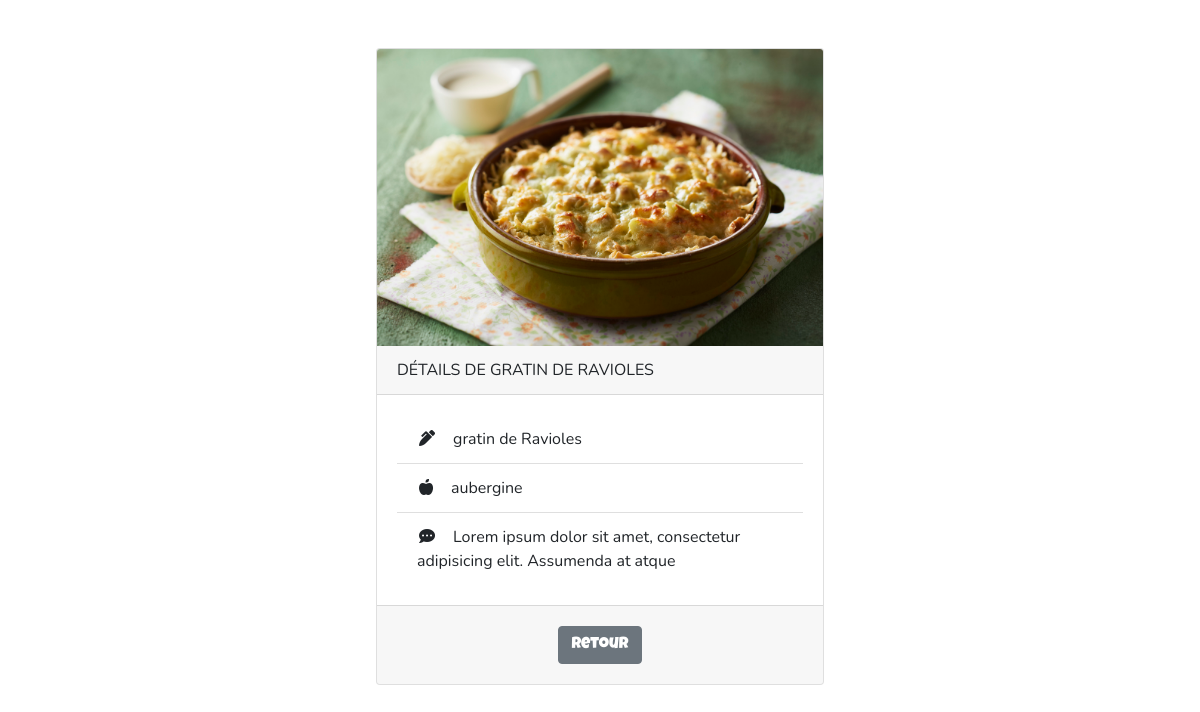
Screenshot of /index.php?controller=raviole&action=displayOne&id=3 with the database file from the repository.
### tables this page shows
CREATE TABLE `ravioles` (
  `id` int(11) NOT NULL,
  `title` varchar(250) NOT NULL,
  `ingredient` varchar(250) NOT NULL,
  `description` text NOT NULL,
  `picture` varchar(250) NOT NULL
);

### controller/RaviolesController.php (called while the page is built, shortened)
<?php
class RaviolesController
{
    public function getThisById($id){
        $ravioleManager = new RaviolesManager();
        $raviole = $ravioleManager->select($id);
        require ('view/details.php');
    }
}

### model/Database.php (called while the page is built, shortened)
<?php
class Database{
    private $host = 'localhost';
    private $dbname = 'recipes';
    private $username = 'root';
    private $password = '';
    public function __construct(){
        try{
            $this->bdd = new PDO('mysql:host='.$this->host.';dbname='.$this->dbname,$this->username,$this->password);
        }
        catch(Exception $e) {
            die('Erreur '.$e->getMessage());
        }
    }
}
?>

### model/RaviolesManager.php (called while the page is built, shortened)
<?php
class RaviolesManager extends Database
{
    public function select($id)
    {
        $req = $this->bdd->prepare("SELECT * FROM ravioles WHERE id=?");
        $req->bindParam(1, $id);
        $req->execute();
        $res = $req->fetch();
        $raviole = new Ravioles($res['id'], $res['title'], $res['ingredient'], $res['description'],$res['picture']);
        return $raviole;
    }
}

### model/Ravioles.php (called while the page is built, shortened)
<?php
class Ravioles
{
    private $title;
    private $ingredient;
    private $description;
    private $picture;
    public function __construct($id, $title, $ingredient, $description, $picture)
    {
        $this->title = $title;
        $this->ingredient = $ingredient;
        $this->description = $description;
        $this->picture = $picture;
    }
    public function getTitle()
    {
        return $this->title;
    }
    public function getIngredient()
    {
        return $this->ingredient;
    }
    public function getDescription()
    {
        return $this->description;
    }
    public function getPicture()
    {
        return $this->picture;
    }
}

### view/details.php (the view, shortened to what this page needs)
<div class="d-flex justify-content-center">
    <div class="card m-5" style="width: 28rem;">
        <img class="card-img-top" src="assets/<?=$raviole->getPicture()?>" alt="<?= $raviole->getTitle()?>">
        <div class="card-header text-uppercase">
            détails de <?=$raviole->getTitle();?>
        </div>
        <div class="card-body">
            <ul class="list-group list-group-flush">
                <li class="list-group-item"><i class="fas fa-pen-alt"></i>&emsp;<?= $raviole->getTitle();?></li>
                <li class="list-group-item"><i class="fas fa-apple-alt"></i>&emsp;<?= $raviole->getIngredient();?></li>
                <li class="list-group-item"><i class="fas fa-comment-dots"></i>&emsp;<?= $raviole->getDescription();?></li>
            </ul>
        </div>
        <div class="card-footer text-center">
            <a href="index.php?controller=default&action=home">
                <button type='submit' class="btn btn-secondary mt-2 mb-2">retour</button>
            </a>
        </div>
    </div>
</div>

### rows the page displays
ravioles: picture (picture), title "GRATIN DE RAVIOLES", title "gratin de Ravioles", ingredient "aubergine", description "Lorem ipsum dolor sit amet, consectetur adipisicing elit. Assumenda at atque"
